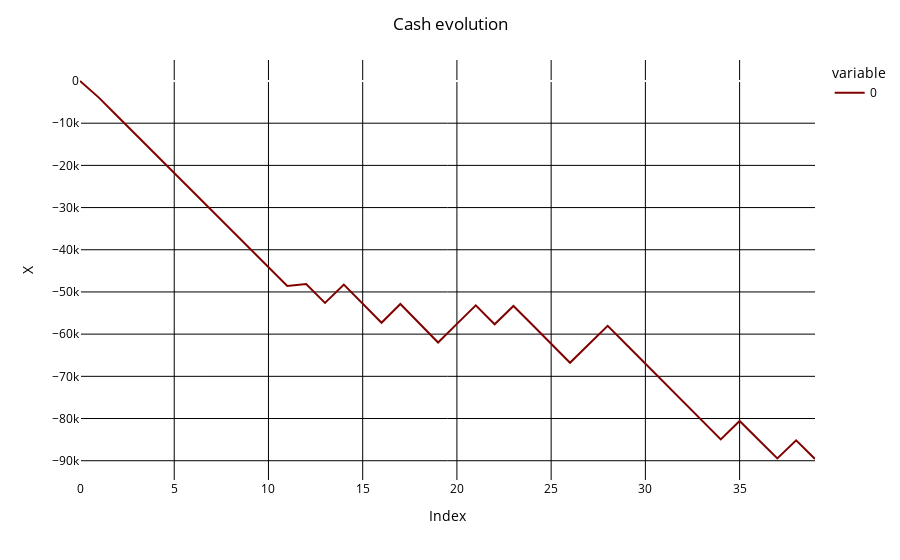

Notebook cell for this chart:
### Code cell
fig = px.line(X_t)
fig.update_traces(line_color = "maroon")
fig.update_layout(
    title_text="Cash evolution",
    title_x=0.5,
    plot_bgcolor='white',  # set background color to white
    paper_bgcolor='white',  # set background color to white
    font=dict(color='black'),  # set font color to black
    xaxis=dict(title_text="Index", color='black', tickcolor='black', gridcolor='black'),  # set x-axis color, tick color, grid color, and grid width
    yaxis=dict(title_text="X", color='black', tickcolor='black', gridcolor='black'),  # set y-axis color, tick color, grid color, and grid width
)

fig.show()

### Figure 1 — Plotly figure (JSON) as saved in the notebook; plotly's stock layout.template omitted (floating-point values rounded to 4 significant figures)
{"data": [{"hovertemplate": "variable=0<br>index=%{x}<br>value=%{y}<extra></extra>", "legendgroup": "0", "line": {"color": "maroon", "dash": "solid"}, "marker": {"symbol": "circle"}, "mode": "lines", "name": "0", "orientation": "v", "showlegend": true, "type": "scatter", "x": [0, 1, 2, 3, 4, 5, 6, 7, 8, 9, 10, 11, 12, 13, 14, 15, 16, 17, 18, 19, 20, 21, 22, 23, 24, 25, 26, 27, 28, 29, 30, 31, 32, 33, 34, 35, 36, 37, 38, 39], "xaxis": "x", "y": [0, -3937.0, -8418.0, -12900.0, -17360.0, -21820.0, -26290.0, -30760.0, -35210.0, -39670.0, -44120.0, -48560.0, -48130.0, -52590.0, -48260.0, -52790.0, -57320.0, -52860.0, -57420.0, -61980.0, -57560.0, -53170.0, -57660.0, -53310.0, -57790.0, -62270.0, -66780.0, -62410.0, -58040.0, -62520.0, -67000.0, -71480.0, -75950.0, -80450.0, -84940.0, -80570.0, -85040.0, -89460.0, -85170.0, -89590.0], "yaxis": "y"}], "layout": {"font": {"color": "black"}, "legend": {"title": {"text": "variable"}, "tracegroupgap": 0}, "margin": {"t": 60}, "paper_bgcolor": "white", "plot_bgcolor": "white", "title": {"text": "Cash evolution", "x": 0.5}, "xaxis": {"anchor": "y", "color": "black", "domain": [0, 1], "gridcolor": "black", "tickcolor": "black", "title": {"text": "Index"}}, "yaxis": {"anchor": "x", "color": "black", "domain": [0, 1], "gridcolor": "black", "tickcolor": "black", "title": {"text": "X"}}}}
